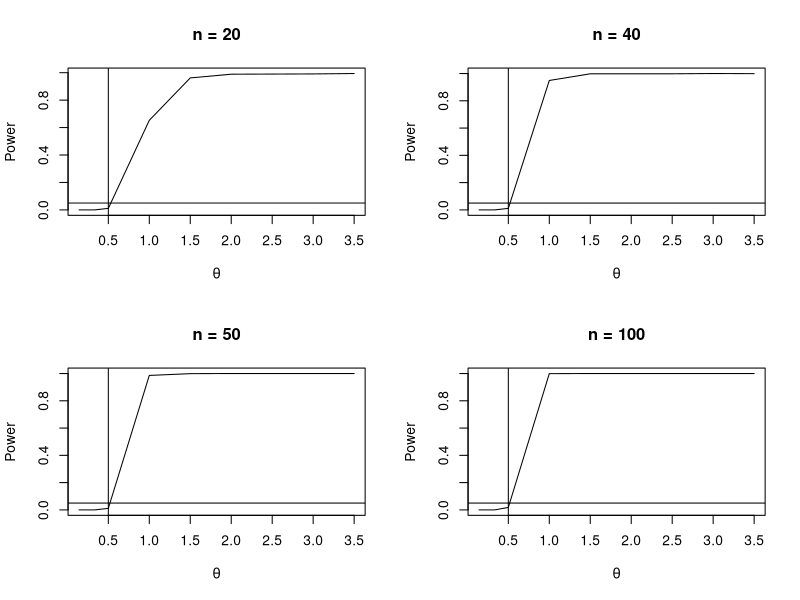

Write the R code that produced this figure.
m <- 1000            #number of replicas
mu_verd <- 1/2       #true value of the population parameter
#mu_test <- c(1/7, 1/6, 1/5 , 1/4, 1/3, 1/2, 1, 3/2, 2, 5/2, 3, 7/2) #test values
mu_test <- c(7/2, 3, 5/2, 2, 3/2, 1, 1/2, 1/3, 1/4, 1/5, 1/6, 1/7)
M <- length(mu_test)              #number of Monte Carlo replicas
power <- numeric(M)               #vector to storage the empirrical power of the test
nobs <- c(20, 40, 50, 100)        #sampling size
power_nobs <- matrix(0,length(nobs),M)
c <- 1
for(j in nobs) {
  for (i in 1:M) {
    mu <- mu_test[i]
    p_value <- replicate(m, expr = {
      x <- rlnorm(j,  (log(mu)) - 1/2, 1)
      test_t <- t.test(x, alternative = "greater", mu = mu_verd)
      test_t$p.value})
    power[i] <- mean(p_value <= 0.05)
  }
  power_nobs[c,] <- power
  c = c+1
}

par(mfrow=c(2,2))
plot(mu_test, power_nobs[1,], type = "l", xlab = bquote(theta), ylab = "Power", main = "n = 20")
abline(v = mu_verd, lty = 1)
abline(h = .05, lty = 1)
plot(mu_test, power_nobs[2,], type = "l", xlab = bquote(theta), ylab = "Power", main = "n = 40")
abline(v = mu_verd, lty = 1)
abline(h = .05, lty = 1)
plot(mu_test, power_nobs[3,], type = "l", xlab = bquote(theta), ylab = "Power", main = "n = 50")
abline(v = mu_verd, lty = 1)
abline(h = .05, lty = 1)
plot(mu_test, power_nobs[4,], type = "l", xlab = bquote(theta), ylab = "Power", main = "n = 100")
abline(v = mu_verd, lty = 1)
abline(h = .05, lty = 1)
